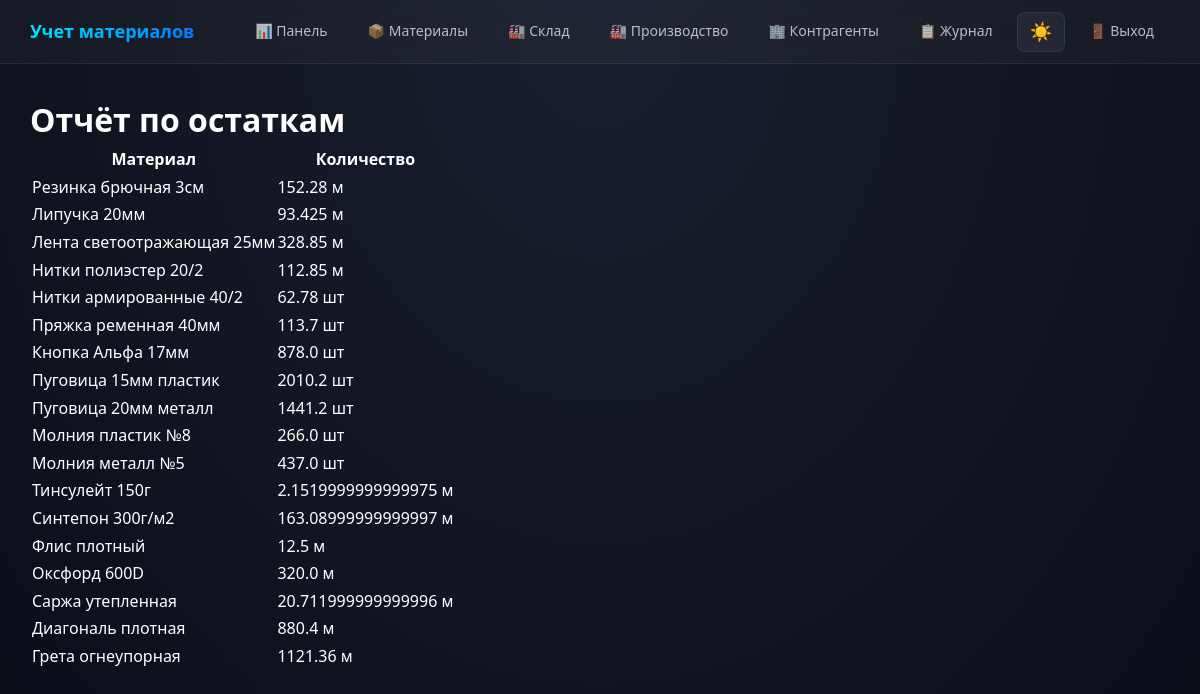
Screenshot of /reports/stock/ (signed in) with the database file from the repository.
### warehouse/models.py (models this page shows, shortened)
class Material(models.Model):
    name = models.CharField(max_length=255)
    article = models.CharField(max_length=100, unique=True)
    description = models.TextField(blank=True)
    unit = models.CharField(max_length=50, default='м')
    quantity = models.FloatField(default=0, validators=[MinValueValidator(0)])
    min_stock = models.FloatField(default=10)
    image = models.ImageField(upload_to='materials/', blank=True, null=True)
    price_per_unit = models.DecimalField(
        max_digits=12,
        decimal_places=2,
        default=0,
        verbose_name="Цена за единицу",
        help_text="Цена за метр, кг или штуку"
    )
    section = models.ForeignKey(
        'Section',  # Используем строку для ленивой загрузки
        on_delete=models.CASCADE,
        related_name='materials',
        null=True,
        blank=True
    )
    contractor = models.ForeignKey(
        'Contractor',
        on_delete=models.SET_NULL,
        null=True,
        blank=True
    )
    created_at = models.DateTimeField(auto_now_add=True, null=True)
    updated_at = models.DateTimeField(auto_now=True)
    color = models.CharField(max_length=100, blank=True)
    width = models.FloatField(null=True, blank=True)
    density = models.FloatField(null=True, blank=True)
    composition = models.CharField(max_length=255, blank=True)
    class Meta:
        ordering = ['-created_at']
    contractor = models.ForeignKey(
        'Contractor',
        on_delete=models.SET_NULL,
        null=True,
        blank=True
    )
    created_at = models.DateTimeField(auto_now_add=True, null=True)
    updated_at = models.DateTimeField(auto_now=True)
    color = models.CharField(max_length=100, blank=True)
    width = models.FloatField(null=True, blank=True)
    density = models.FloatField(null=True, blank=True)
    composition = models.CharField(max_length=255, blank=True)
    class Meta:
        ordering = ['-created_at']

### warehouse/views.py (the view)
# urls.py: path('reports/stock/', views.stock_report, name='stock_report'),
@login_required
def stock_report(request):
    materials = Material.objects.select_related('section').all()
    return render(request, 'warehouse/stock_report.html', {'materials': materials})

### templates/warehouse/stock_report.html
{% extends "base.html" %}
{% block content %}
<h1>Отчёт по остаткам</h1>
<table>
<tr>
    <th>Материал</th>
    <th>Количество</th>
</tr>
{% for m in materials %}
<tr>
    <td>{{ m.name }}</td>
    <td>{{ m.quantity }} {{ m.unit }}</td>
</tr>
{% endfor %}
</table>
{% endblock %}

### static/css/style.css (style rules this page uses)
:root { --primary: #00eaff; --primary-dark: #0077ff; --danger: #ff416c; --warning: #f9d423; --success: #00b09b; --info: #00eaff; --bg-body: #0a0e17; --bg-card: rgba(255, 255, 255, 0.03); --bg-input: rgba(0, 0, 0, 0.3); --bg-hover: rgba(255, 255, 255, 0.05); --border: rgba(255, 255, 255, 0.08); --border-focus: rgba(0, 234, 255, 0.4); --text-primary: #ffffff; --text-secondary: rgba(255, 255, 255, 0.7); --text-muted: rgba(255, 255, 255, 0.5); --shadow: 0 4px 20px rgba(0, 0, 0, 0.3); --shadow-glow: 0 0 20px rgba(0, 234, 255, 0.3); --gradient-body: radial-gradient(ellipse at top, #1a1f2e 0%, #0a0e17 100%); --gradient-primary: linear-gradient(135deg, #00eaff 0%, #0077ff 100%); --gradient-danger: linear-gradient(135deg, #ff416c 0%, #ff4b2b 100%); }
* { margin: 0; padding: 0; box-sizing: border-box; }
html { font-size: 16px; scroll-behavior: smooth; }
body { font-family: 'Segoe UI', system-ui, -apple-system, BlinkMacSystemFont, sans-serif; background: var(--gradient-body); background-attachment: fixed; color: var(--text-primary); min-height: 100vh; line-height: 1.6; transition: background 0.3s ease, color 0.3s ease; }
body, div, span, p, h1, h2, h3, h4, h5, h6, label, input, textarea, select, button, a, li, td, th, strong, em, small { color: var(--text-primary); }

### rows the page displays
Material: name "Резинка брючная 3см", quantity "152.28", unit "м"
Material: name "Липучка 20мм", quantity "93.425", unit "м"
Material: name "Лента светоотражающая 25мм", quantity "328.85", unit "м"
Material: name "Нитки полиэстер 20/2", quantity "112.85", unit "м"
Material: name "Нитки армированные 40/2", quantity "62.78", unit "шт"
Material: name "Пряжка ременная 40мм", quantity "113.7", unit "шт"
Material: name "Кнопка Альфа 17мм", quantity "878.0", unit "шт"
Material: name "Пуговица 15мм пластик", quantity "2010.2", unit "шт"
Material: name "Пуговица 20мм металл", quantity "1441.2", unit "шт"
Material: name "Молния пластик №8", quantity "266.0", unit "шт"
Material: name "Молния металл №5", quantity "437.0", unit "шт"
Material: name "Тинсулейт 150г", quantity "2.1519999999999975", unit "м"
Material: name "Синтепон 300г/м2", quantity "163.08999999999997", unit "м"
Material: name "Флис плотный", quantity "12.5", unit "м"
Material: name "Оксфорд 600D", quantity "320.0", unit "м"
Material: name "Саржа утепленная", quantity "20.711999999999996", unit "м"
Material: name "Диагональ плотная", quantity "880.4", unit "м"
Material: name "Грета огнеупорная", quantity "1121.36", unit "м"
